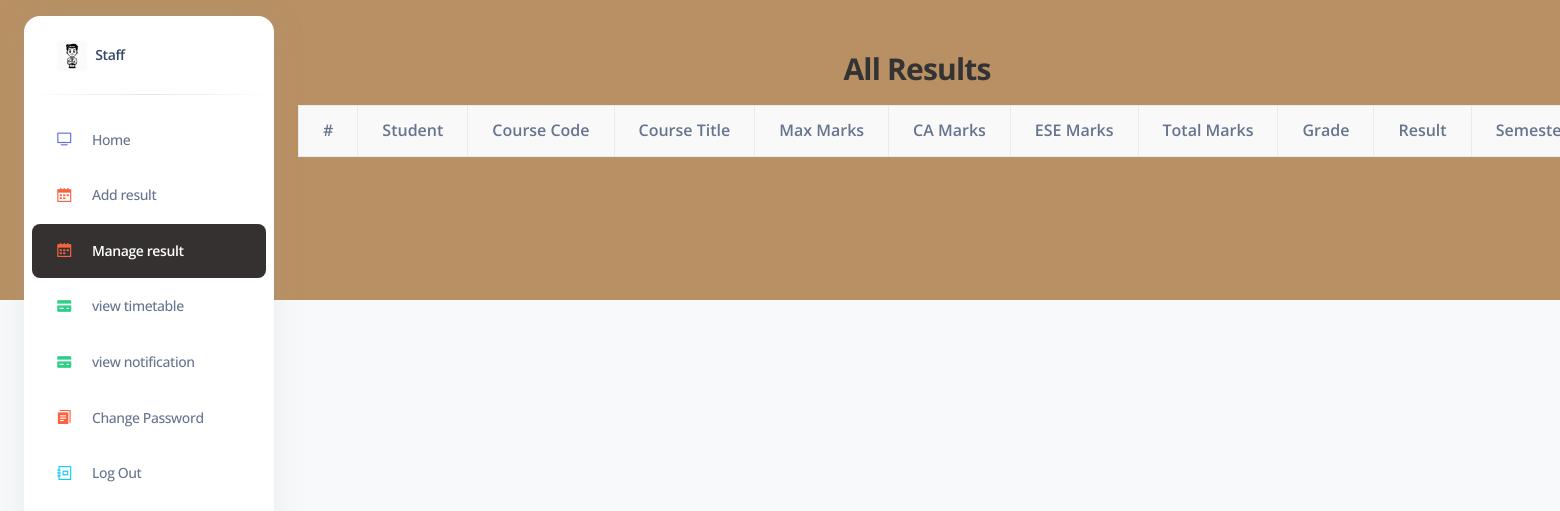
/allresults/ (signed in), run on an earlier commit of the app's database.
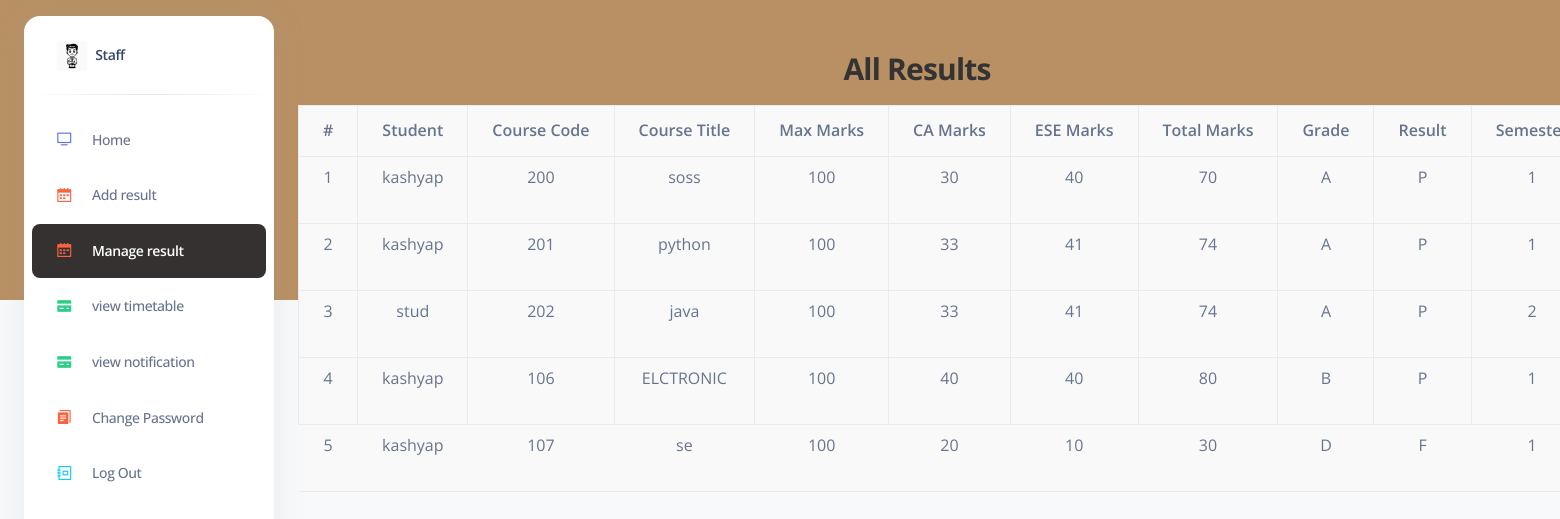
And on a later commit of the database.
### adminapp/models.py (models this page shows, shortened)
class StudentResult(models.Model):
    student = models.ForeignKey(User, on_delete=models.CASCADE, related_name="results",default='')
    registration_number = models.CharField(max_length=20)
    name = models.CharField(max_length=100)
    programme = models.CharField(max_length=100, default="Master of Computer Applications")
    semester = models.CharField(max_length=50)
    college = models.CharField(max_length=255)
    course_code = models.CharField(max_length=10)
    course_title = models.CharField(max_length=255)
    max_mark=models.IntegerField()
    ca_marks = models.IntegerField("Continuous Assessment Marks")
    ese_marks = models.IntegerField("End Semester Evaluation Marks")
    total_marks = models.IntegerField()
    grade_sub=models.CharField(max_length=3,null=True,blank=True)
    result = models.CharField(max_length=1, choices=[("P", "Pass"), ("F", "Fail")])
    sgpa = models.FloatField(null=True, blank=True)
    grade = models.CharField(max_length=2, null=True, blank=True)
    status = models.CharField(max_length=20, choices=[("Passed", "Passed"), ("Failed", "Failed")])

class User(AbstractUser):
    is_fac= models.BooleanField(default=False)
    is_stud = models.BooleanField(default=False)
    phone_number = models.CharField(max_length=12,null=True,blank=True)
    dob=models.DateField(null=True,blank=True)
    place= models.CharField(max_length=100,null=True,blank=True)
    state = models.CharField(max_length=30,null=True,blank=True)
    image = models.ImageField(upload_to="user/",null=True,blank=True)
    semester=models.CharField(max_length=50,null=True,blank=True)
    address=models.CharField(max_length=150,null=True,blank=True)

### adminapp/views.py (the view)
# urls.py: path("allresults/", views.view_all_results, name="allresults"),
@login_required(login_url='/')
def view_all_results(request):
    current_page='allresults'
    results =StudentResult.objects.all() # Use select_related if you have a ForeignKey to optimize queries
    return render(request, "admin_app/pages/manageresult.html", {"results": results,'current_page':current_page})

### templates/admin_app/pages/manageresult.html (shortened to what this page needs)
{% extends "admin_app/components/base.html" %}
{% load static %}
{% block content %}
{% include 'admin_app/components/header1.html' %}
<div class="container-fluid py-4">
    <div class="row">
        <div class="col-12">
            <h3 class="mb-3 text-center" style="color: #333;">All Results</h3>
            <table class="table table-bordered table-hover" style="text-align: center; background-color: #f9f9f9;">
                <thead class="thead-light">
                    <tr>
                        <th>#</th>
                        <th>Student</th>
                        <th>Course Code</th>
                        <th>Course Title</th>
                        <th>Max Marks</th>
                        <th>CA Marks</th>
                        <th>ESE Marks</th>
                        <th>Total Marks</th>
                        <th>Grade</th>
                        <th>Result</th>
                        <th>Semester</th>
                    </tr>
                </thead>
                <tbody>
                    {% for result in results %}
                    <tr>
                        <td>{{ forloop.counter }}</td>
                        <td>{{ result.student.username }}</td>
                        <td>{{ result.course_code }}</td>
                        <td>{{ result.course_title }}</td>
                        <td>{{ result.max_mark }}</td>
                        <td>{{ result.ca_marks }}</td>
                        <td>{{ result.ese_marks }}</td>
                        <td>{{ result.total_marks }}</td>
                        <td>{{ result.grade_sub }}</td>
                        <td>{{ result.result }}</td>
                        <td>{{ result.semester }}</td>
                    </tr>
                    {% endfor %}
                </tbody>
            </table>
        </div>
    </div>
    {% endblock content %}

What changed in the data, as far as the page shows it:
added StudentResult: student.username "kashyap", course_code "200", course_title "soss", max_mark "100", ca_marks "30", ese_marks "40", total_marks "70", grade_sub "A", result "P", semester "1"
added StudentResult: student.username "kashyap", course_code "201", course_title "python", max_mark "100", ca_marks "33", ese_marks "41", total_marks "74", grade_sub "A", result "P", semester "1"
added StudentResult: student.username "stud", course_code "202", course_title "java", max_mark "100", ca_marks "33", ese_marks "41", total_marks "74", grade_sub "A", result "P", semester "2"
added StudentResult: student.username "kashyap", course_code "106", course_title "ELCTRONIC", max_mark "100", ca_marks "40", ese_marks "40", total_marks "80", grade_sub "B", result "P", semester "1"
added StudentResult: student.username "kashyap", course_code "107", course_title "se", max_mark "100", ca_marks "20", ese_marks "10", total_marks "30", grade_sub "D", result "F", semester "1"
